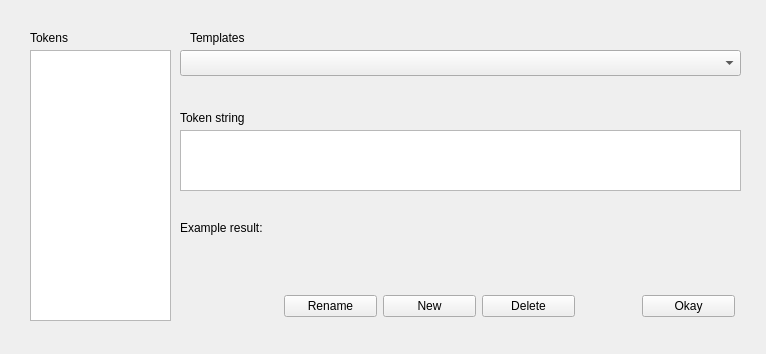
<?xml version="1.0" encoding="UTF-8"?>
<ui version="4.0">
 <class>TokenDlg</class>
 <widget class="QDialog" name="TokenDlg">
  <property name="geometry">
   <rect>
    <x>0</x>
    <y>0</y>
    <width>766</width>
    <height>354</height>
   </rect>
  </property>
  <property name="windowTitle">
   <string>Token Editor</string>
  </property>
  <property name="styleSheet">
   <string notr="true"/>
  </property>
  <widget class="TokenList" name="tokenList">
   <property name="geometry">
    <rect>
     <x>30</x>
     <y>50</y>
     <width>141</width>
     <height>271</height>
    </rect>
   </property>
  </widget>
  <widget class="TokenEdit" name="tokenEdit">
   <property name="geometry">
    <rect>
     <x>180</x>
     <y>130</y>
     <width>561</width>
     <height>61</height>
    </rect>
   </property>
   <property name="font">
    <font>
     <pointsize>16</pointsize>
    </font>
   </property>
   <property name="styleSheet">
    <string notr="true"/>
   </property>
  </widget>
  <widget class="QLabel" name="label">
   <property name="geometry">
    <rect>
     <x>30</x>
     <y>30</y>
     <width>91</width>
     <height>16</height>
    </rect>
   </property>
   <property name="text">
    <string>Tokens</string>
   </property>
  </widget>
  <widget class="QLabel" name="label_2">
   <property name="geometry">
    <rect>
     <x>180</x>
     <y>110</y>
     <width>91</width>
     <height>16</height>
    </rect>
   </property>
   <property name="text">
    <string>Token string</string>
   </property>
  </widget>
  <widget class="QLabel" name="label_3">
   <property name="geometry">
    <rect>
     <x>180</x>
     <y>220</y>
     <width>141</width>
     <height>16</height>
    </rect>
   </property>
   <property name="text">
    <string>Example result:</string>
   </property>
  </widget>
  <widget class="QLabel" name="resultLbl">
   <property name="geometry">
    <rect>
     <x>180</x>
     <y>240</y>
     <width>551</width>
     <height>16</height>
    </rect>
   </property>
   <property name="text">
    <string/>
   </property>
  </widget>
  <widget class="QComboBox" name="templatesCB">
   <property name="geometry">
    <rect>
     <x>180</x>
     <y>50</y>
     <width>561</width>
     <height>26</height>
    </rect>
   </property>
   <property name="editable">
    <bool>false</bool>
   </property>
   <property name="insertPolicy">
    <enum>QComboBox::InsertAtBottom</enum>
   </property>
  </widget>
  <widget class="QLabel" name="label_4">
   <property name="geometry">
    <rect>
     <x>190</x>
     <y>30</y>
     <width>91</width>
     <height>16</height>
    </rect>
   </property>
   <property name="text">
    <string>Templates</string>
   </property>
  </widget>
  <widget class="QWidget" name="layoutWidget">
   <property name="geometry">
    <rect>
     <x>284</x>
     <y>290</y>
     <width>451</width>
     <height>32</height>
    </rect>
   </property>
   <layout class="QHBoxLayout" name="horizontalLayout">
    <property name="sizeConstraint">
     <enum>QLayout::SetDefaultConstraint</enum>
    </property>
    <item>
     <widget class="QPushButton" name="renameBtn">
      <property name="sizePolicy">
       <sizepolicy hsizetype="Fixed" vsizetype="Fixed">
        <horstretch>0</horstretch>
        <verstretch>0</verstretch>
       </sizepolicy>
      </property>
      <property name="minimumSize">
       <size>
        <width>93</width>
        <height>0</height>
       </size>
      </property>
      <property name="focusPolicy">
       <enum>Qt::NoFocus</enum>
      </property>
      <property name="text">
       <string>Rename</string>
      </property>
     </widget>
    </item>
    <item>
     <widget class="QPushButton" name="newBtn">
      <property name="sizePolicy">
       <sizepolicy hsizetype="Fixed" vsizetype="Fixed">
        <horstretch>0</horstretch>
        <verstretch>0</verstretch>
       </sizepolicy>
      </property>
      <property name="minimumSize">
       <size>
        <width>93</width>
        <height>0</height>
       </size>
      </property>
      <property name="focusPolicy">
       <enum>Qt::NoFocus</enum>
      </property>
      <property name="text">
       <string>New</string>
      </property>
     </widget>
    </item>
    <item>
     <widget class="QPushButton" name="deleteBtn">
      <property name="sizePolicy">
       <sizepolicy hsizetype="Fixed" vsizetype="Fixed">
        <horstretch>0</horstretch>
        <verstretch>0</verstretch>
       </sizepolicy>
      </property>
      <property name="minimumSize">
       <size>
        <width>93</width>
        <height>0</height>
       </size>
      </property>
      <property name="focusPolicy">
       <enum>Qt::NoFocus</enum>
      </property>
      <property name="text">
       <string>Delete</string>
      </property>
     </widget>
    </item>
    <item>
     <spacer name="horizontalSpacer">
      <property name="orientation">
       <enum>Qt::Horizontal</enum>
      </property>
      <property name="sizeHint" stdset="0">
       <size>
        <width>40</width>
        <height>20</height>
       </size>
      </property>
     </spacer>
    </item>
    <item>
     <widget class="QPushButton" name="okBtn">
      <property name="sizePolicy">
       <sizepolicy hsizetype="Fixed" vsizetype="Fixed">
        <horstretch>0</horstretch>
        <verstretch>0</verstretch>
       </sizepolicy>
      </property>
      <property name="minimumSize">
       <size>
        <width>93</width>
        <height>0</height>
       </size>
      </property>
      <property name="focusPolicy">
       <enum>Qt::NoFocus</enum>
      </property>
      <property name="text">
       <string>Okay</string>
      </property>
     </widget>
    </item>
   </layout>
  </widget>
 </widget>
 <customwidgets>
  <customwidget>
   <class>TokenList</class>
   <extends>QListWidget</extends>
   <header>tokendlg.h</header>
  </customwidget>
  <customwidget>
   <class>TokenEdit</class>
   <extends>QTextEdit</extends>
   <header>tokendlg.h</header>
  </customwidget>
 </customwidgets>
 <resources/>
 <connections/>
</ui>
